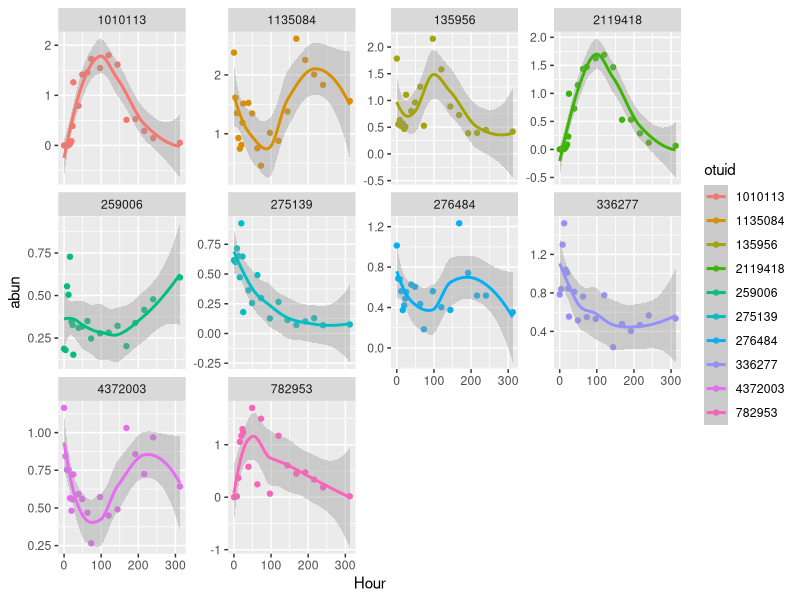

Write R code to recreate this figure.
## ---- chunk 1
knitr::opts_chunk$set(echo = TRUE, warning = TRUE)
#set working directory
setwd("/Users/sgamoney/Google Drive/mouse_microbiome/Mouse_Microbiome")

#load necessary packages -- "library" or "require"
require(tidyverse)
require(data.table)

#load data
abun_raw <- fread("2016_10_13_run2_otus.csv")
abun <- abun_raw
abun[345,4719] <- 0
abun <- abun %>%
  select(-Run, -Day, -Reads) %>%
  rename(Cage = `Cage#`) %>%
  gather(otuid, abun, -SampleID, -Cage, - Abx, -Dose, -Hour, -Cohoused, -Pair) %>%
  group_by(SampleID) %>%
  mutate(abun = abun/sum(abun))
## ---- chunk 2
#demo plots
tempz <- abun %>%
  group_by(otuid, Hour) %>%
  summarise(abun = sum(abun)) %>%
  group_by(otuid) %>%
  mutate(total = sum(abun)) %>%
  filter(total > 7)

ggplot(tempz, aes(x = Hour, y = abun, color = otuid)) +
  geom_point() +
  stat_smooth() +
  facet_wrap(~otuid, scale = 'free_y')
## ---- chunk 3

#set working directory
setwd("/Users/sgamoney/Google Drive/mouse_microbiome/Mouse_Microbiome")

#load necessary packages -- "library" or "require"
require(tidyverse)
require(data.table)

#load and set data
raw_abun <- fread("2016_10_13_run2_otus.csv")
new_abun <- raw_abun
new_abun[345,4719] <- 0
new_abun <- new_abun %>%
  select(-Run, -Day, -Reads) %>%
  rename(Cage = `Cage#`) %>%
  gather(otuid, abun, -SampleID, -Cage, -Abx, -Dose, -Hour, -Cohoused, -Pair) %>%
  group_by(SampleID) %>%
  mutate(abun = abun/sum(abun)) %>%
  mutate(mouseid = paste(Cage, Abx, sep = "_"))

#Filter time before 120 Hours and assign one of three mortality codes 
new_abun <- new_abun %>%
  filter(Hour < 121) %>%
  group_by(mouseid, otuid) %>%
  summarise(
    mstatus = ifelse(sum(abun) == 0, "absent", 
                     ifelse(abun[Hour == 120] > 0, "persistent", "leaves"))) 
